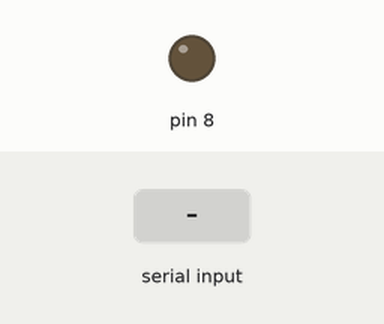
A sketch run on a simulated Arduino Uno, built with avr-gcc and run on an emulated ATmega328P. Parts: output pins drawn as LEDs (lit = HIGH). The test bench sets the inputs (shaded band).

Above: at 1.2 s.
1.3 s: "A" received over the second serial link
At 1.6 s:
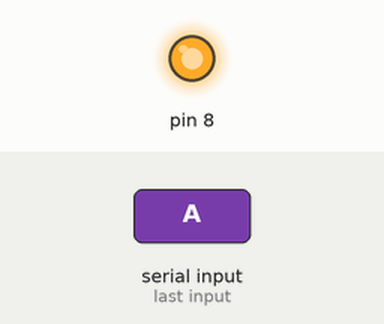
2.8 s: "B" received over the second serial link
At 3.9 s:
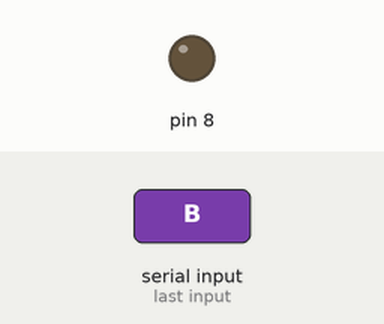
Timing chart, 0 to 5.8 s (numbered marks = the images above; inputs shaded):
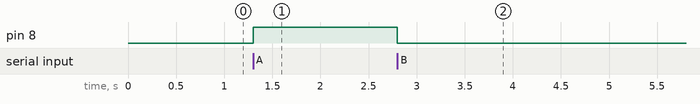

Measured:
- after the input at 1.3 s, pin 8: LOW → HIGH at once
- after the input at 2.8 s, pin 8: HIGH → LOW at once

The sketch:

BTLED_Voice.ino
```cpp
#include<SoftwareSerial.h>
int bluetoothTx = 10;
int bluetoothRx = 11;
SoftwareSerial bluetooth(bluetoothTx, bluetoothRx);

void setup() {
  Serial.begin(9600);
  bluetooth.begin(9600);
  pinMode(8,OUTPUT);
}

void loop() {
  char X = bluetooth.read();
  if(X=='A')
    digitalWrite(8,HIGH);
  if(X=='B')
    digitalWrite(8,LOW);
}
```
